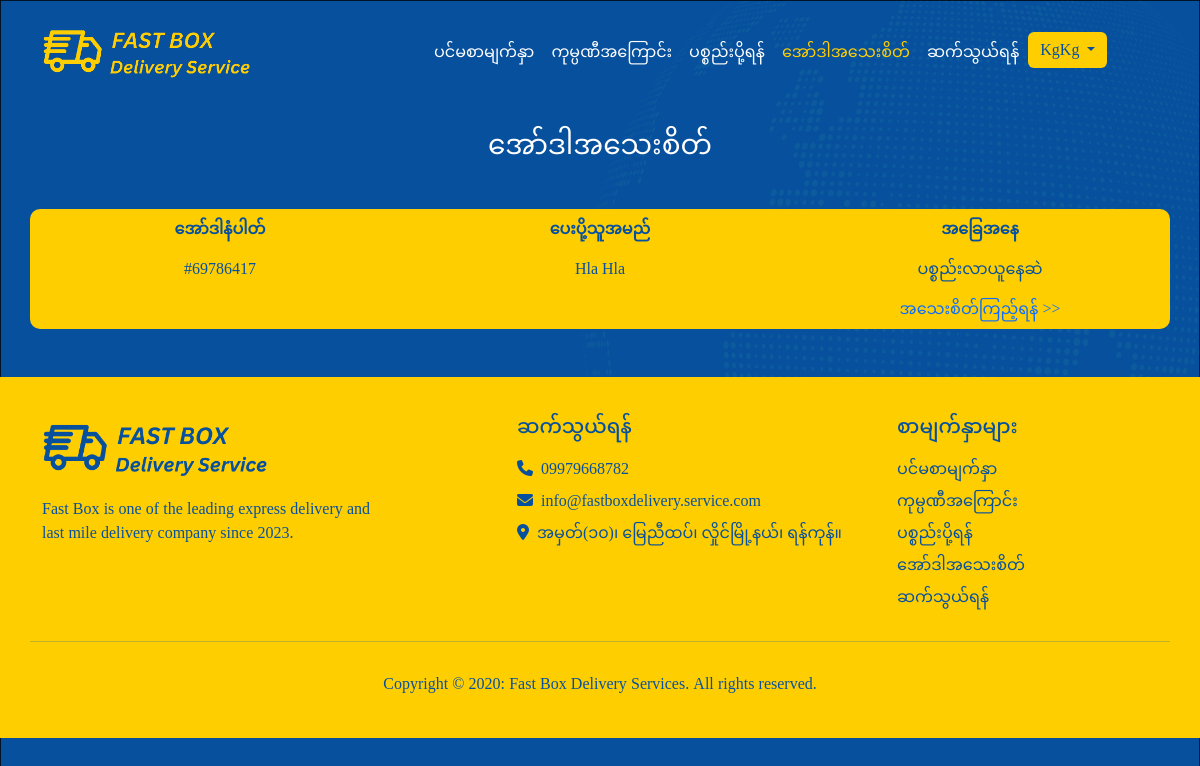
The app's page /DMS/orderdetail.php (signed in) with its own data.
### tables this page shows
CREATE TABLE `orders` (
  `id` int(255) NOT NULL,
  `order_number` varchar(255) NOT NULL,
  `sender_name` varchar(255) NOT NULL,
  `sender_phone` varchar(25) NOT NULL,
  `pickup_address` varchar(500) NOT NULL,
  `pickup_date` date NOT NULL,
  `pickup_vehicle` varchar(25) NOT NULL,
  `receiver_name` varchar(255) NOT NULL,
  `receiver_phone` varchar(25) NOT NULL,
  `receiver_address` varchar(500) NOT NULL,
  `estimate_arrival_date` date DEFAULT NULL,
  `deliver_method` varchar(255) NOT NULL,
  `payment_method` varchar(255) NOT NULL,
  `parcel_price` int(255) DEFAULT NULL,
  `delivery_fee` int(255) NOT NULL,
  `parcel_weight` int(255) NOT NULL,
  `sender_note` varchar(500) DEFAULT NULL,
  `order_status` varchar(255) DEFAULT NULL,
  `user_id` int(255) NOT NULL,
  `current_timestamp` date NOT NULL DEFAULT current_timestamp()
);

### DMS/orderdetail.php (the view, shortened to what this page needs)
<?php
  require __DIR__. '/fragments/header.php';
  require __DIR__. '/database/dbcon.php';
?>
<section class="order-detail mb-5">
  <div class="container">
    <h3 class="text-center text-white mt-3 mb-5">အော်ဒါအသေးစိတ်</h3>
<?php
  $sql = "SELECT * FROM orders WHERE user_id = ". $_SESSION['userid']." ORDER BY id DESC";
  $result = $mysqli->query($sql);
  if ($result->num_rows > 0) {
    while($row = $result->fetch_assoc()) {
?>
      <div class="row order-detail-row mt-3">
        <div class="col pt-2 pb-2 text-center">
          <p class="fw-bold">အော်ဒါနံပါတ်</p>
          <p><?php echo $row["order_number"] ?></p>
        </div>
        <div class="col pt-2 pb-2 text-center">
          <p class="fw-bold">ပေးပို့သူအမည်</p>
          <p><?php echo $row["sender_name"];  ?></p>
        </div>
        <div class="col pt-2 pb-2 text-center">
          <p class="fw-bold">အ‌ခြေအနေ</p>
          <p><?php echo $row["order_status"] ?></p>
          <a href="#" id="<?php echo $row["id"] ?>" class="detail_link text-decoration-none" data-bs-toggle="modal" data-bs-target="#exampleModal<?php echo $row['id'] ?>">အသေးစိတ်ကြည့်ရန် >></a>
        </div>
      </div>
      <?php
          }
      }
      ?>
  </div>
</section>
<?php require __DIR__. '/fragments/footer.php'?>

### DMS/css/common.css (style rules this page uses)
* { box-sizing: border-box; font-family:'NotoSansMyanmar'; }
body { background-image: url("../images/HomePage.jpg"); background-size: cover; background-repeat: no-repeat; }

### DMS/css/orderdetail.css (style rules this page uses)
.order-detail .order-detail-row { background-color: #FFCE00; border-radius: 10px; color: #07509E; }

### records on screen
orders: order_number "#69786417", sender_name "Hla Hla", order_status "ပစ္စည်းလာယူနေဆဲ"

### other values on screen
$_SESSION['username'] "KgKg"
